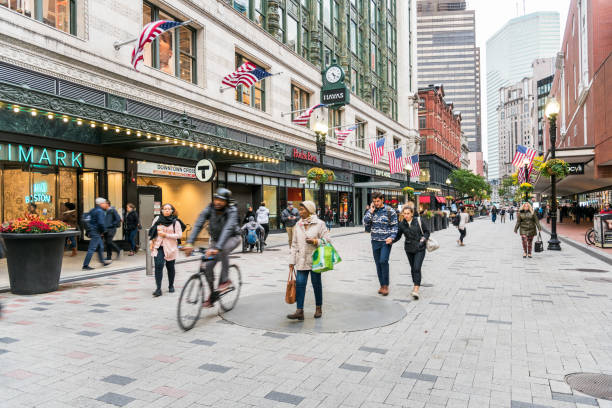
#> input picture Boston.jpg, 612 x 408 px
$ python spaces.py
#> lines starting #> are read from the running program, lines starting #| are printed output that depends on the picture
import cv2 as cv
import matplotlib.pyplot as plt

img = cv.imread("Boston.jpg")
#> img is the input picture: shape (408, 612, 3); mean B, G, R 153.3, 159.1, 164.1
cv.imshow('Boston', img)

# 1. BGR to Grayscale

gray = cv.cvtColor(img, cv.COLOR_BGR2GRAY)
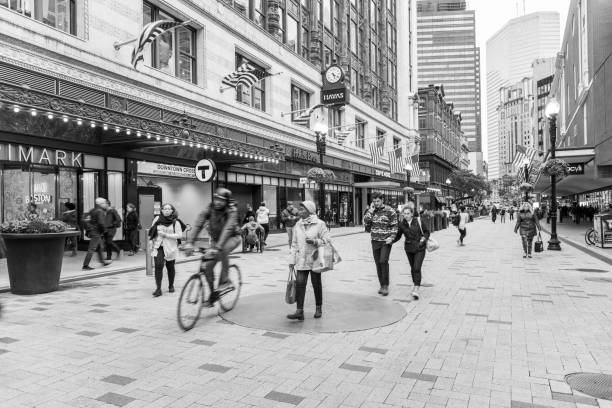
#> gray: shape (408, 612); min 0, max 255, mean 159.9
cv.imshow('Gray', gray)


# 2. BGR to HSV
#( HSV => huge saturation value)

hsv = cv.cvtColor(img, cv.COLOR_BGR2HSV)
#> hsv: shape (408, 612, 3); mean H, S, V 43.4, 35.8, 168
cv.imshow('HSV', hsv)

# 3. BGR to L*a*b
lab = cv.cvtColor(img, cv.COLOR_BGR2LAB)
#> lab: shape (408, 612, 3); mean of channels 0, 1, 2 165.8, 129.2, 132
cv.imshow('LAB', lab)

cv.waitKey(0)

$ run again, with cat.jpg copied over Boston.jpg
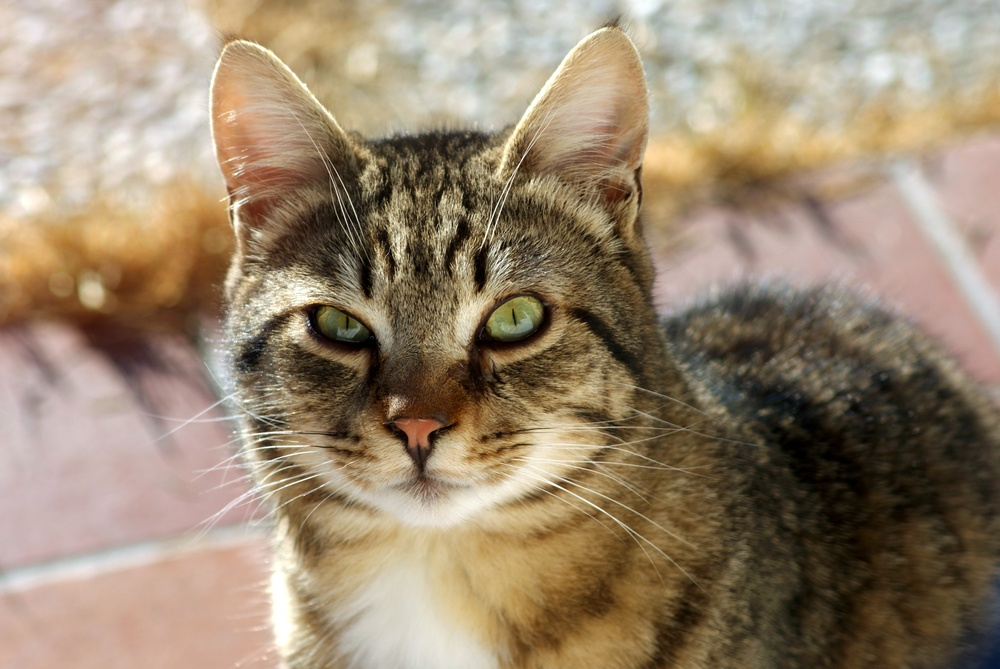
#> input picture cat.jpg, 1000 x 669 px, shrunk from 3872 x 2592 before the run
#> img is the input picture: shape (669, 1000, 3); mean B, G, R 111.8, 134.9, 152.8
#> `gray = cv.cvtColor(img, cv.COLOR_BGR2GRAY)`:
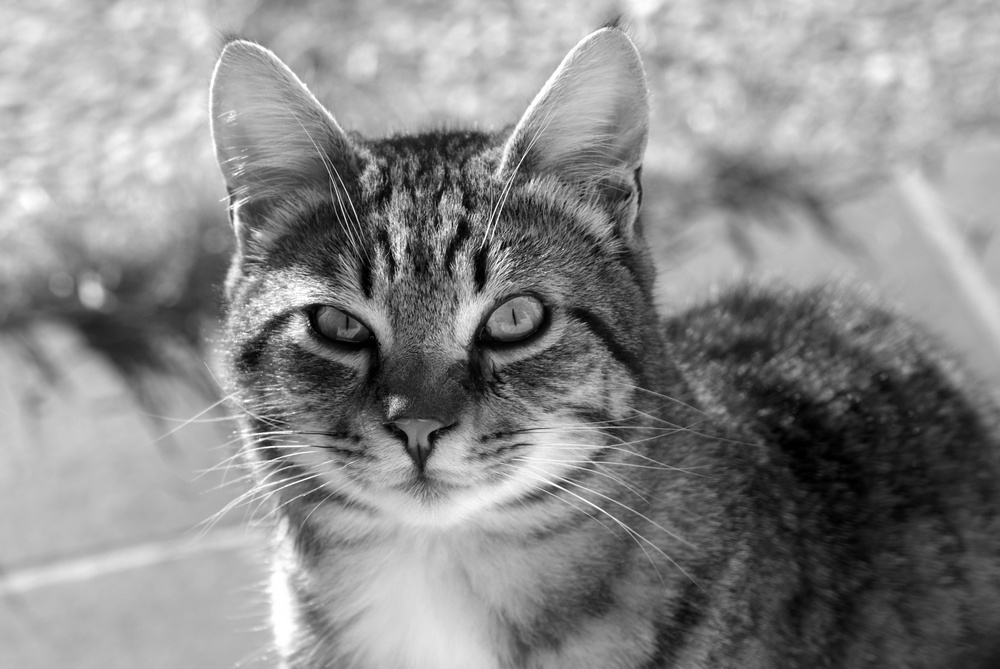
#> gray: shape (669, 1000); min 0, max 255, mean 137.6
#> hsv: shape (669, 1000, 3); mean H, S, V 21.3, 83.9, 153.2
#> lab: shape (669, 1000, 3); mean of channels 0, 1, 2 143.7, 131.6, 143.1

$ run again, with kitten.jpg copied over Boston.jpg
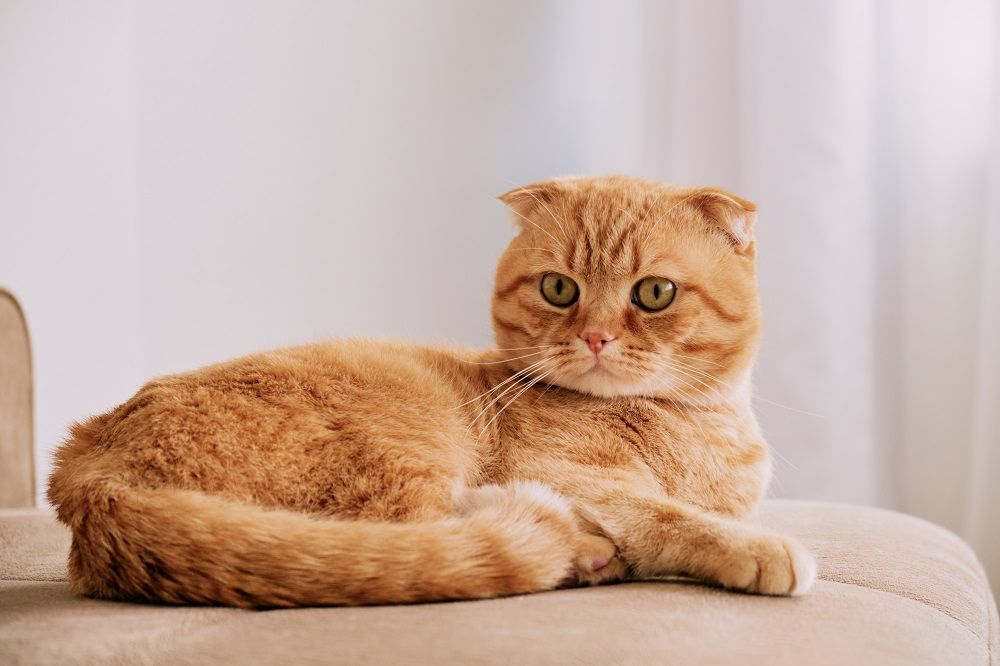
#> input picture kitten.jpg, 1000 x 666 px
#> img is the input picture: shape (666, 1000, 3); mean B, G, R 160.3, 174.6, 201.5
#> `gray = cv.cvtColor(img, cv.COLOR_BGR2GRAY)`:
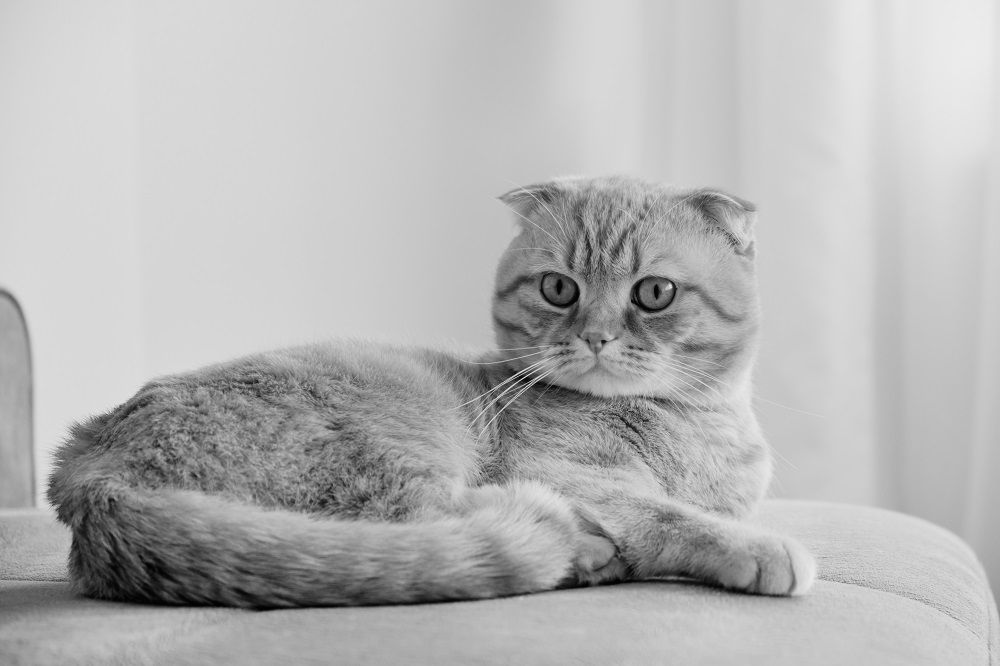
#> gray: shape (666, 1000); min 0, max 236, mean 181
#> hsv: shape (666, 1000, 3); mean H, S, V 73, 62.2, 201.6
#> lab: shape (666, 1000, 3); mean of channels 0, 1, 2 186.7, 136.8, 139.9

$ run again, with monkey.jpg copied over Boston.jpg
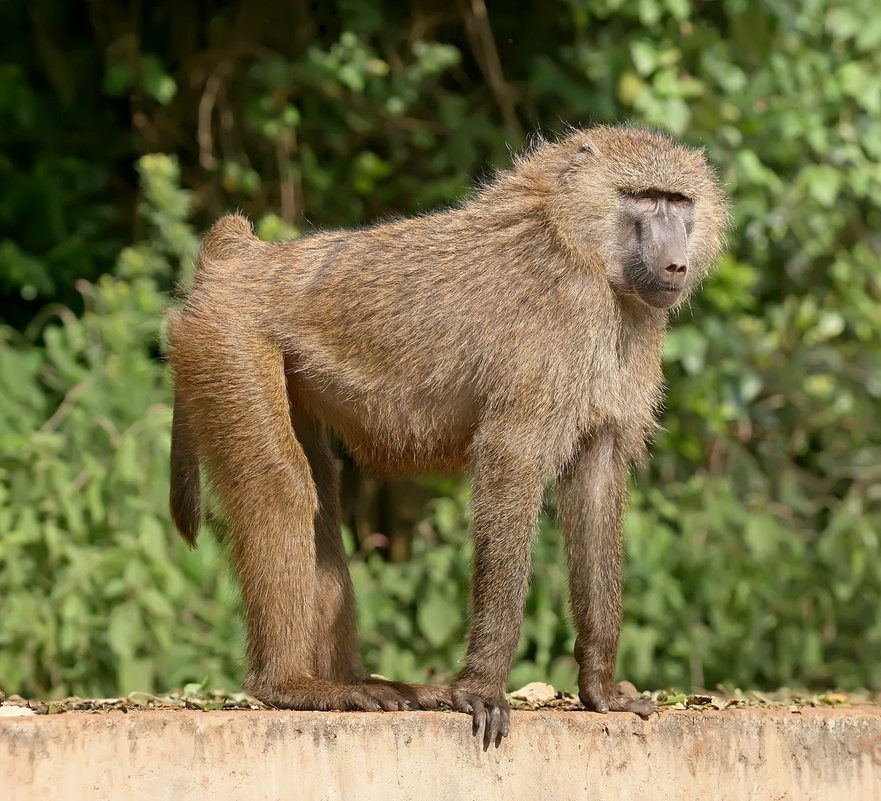
#> input picture monkey.jpg, 881 x 801 px, shrunk from 1709 x 1553 before the run
#> img is the input picture: shape (801, 881, 3); mean B, G, R 73, 114.2, 118.6
#> `gray = cv.cvtColor(img, cv.COLOR_BGR2GRAY)`:
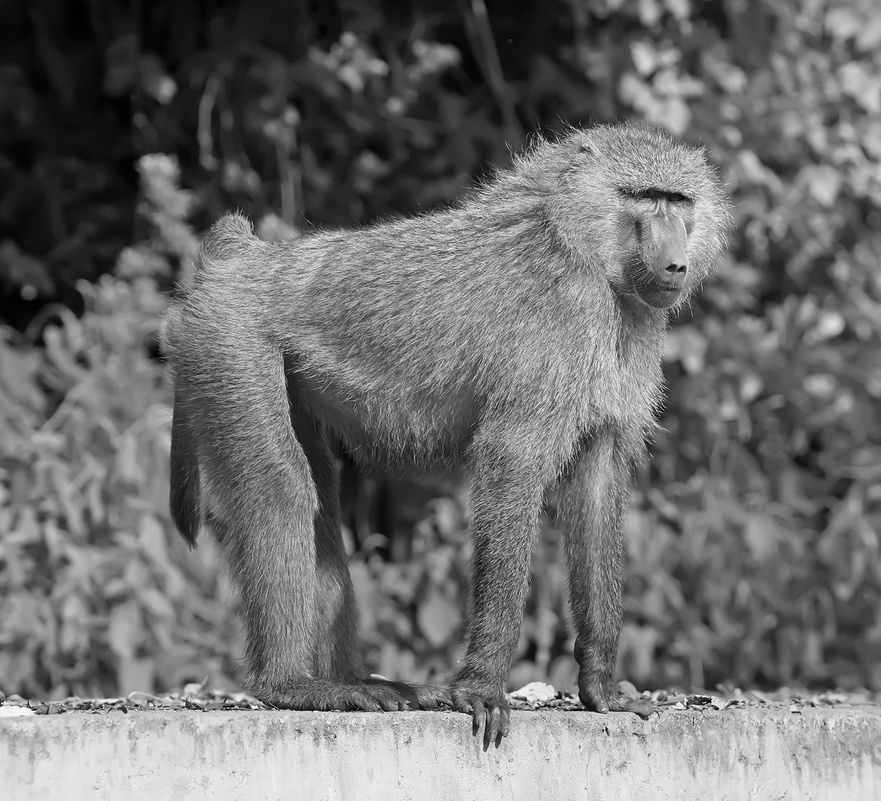
#> gray: shape (801, 881); min 0, max 254, mean 110.8
#> hsv: shape (801, 881, 3); mean H, S, V 28.5, 131, 125.7
#> lab: shape (801, 881, 3); mean of channels 0, 1, 2 119.1, 123.1, 151.2
